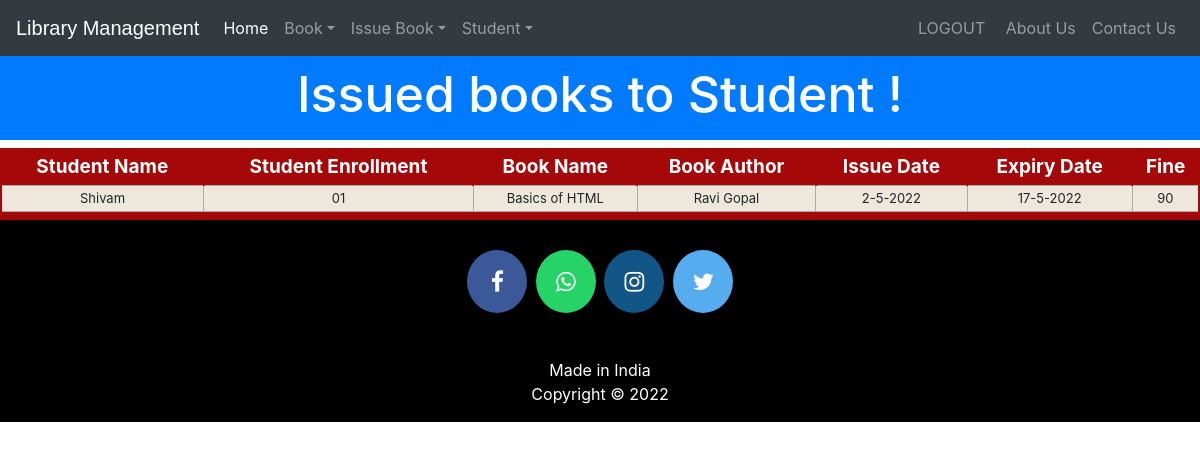
The page /viewissuedbook (signed in) on the database its author committed.
### library/models.py (models this page shows, shortened)
class StudentExtra(models.Model):
    user=models.OneToOneField(User,on_delete=models.CASCADE)
    enrollment = models.CharField(max_length=40)
    branch = models.CharField(max_length=40)
    @property
    def get_name(self):
        return self.user.first_name

class Book(models.Model):
    catchoice= [
        ('education', 'Education'),
        ('entertainment', 'Entertainment'),
        ('comics', 'Comics'),
        ('biography', 'Biographie'),
        ('history', 'History'),
        ]
    name=models.CharField(max_length=30)
    isbn=models.PositiveIntegerField()
    author=models.CharField(max_length=40)
    category=models.CharField(max_length=30,choices=catchoice,default='education')

### library/views.py (the view)
# urls.py: path('viewissuedbook', views.viewissuedbook_view),
@login_required(login_url='adminlogin')
@user_passes_test(is_admin)
def viewissuedbook_view(request):
    issuedbooks=models.IssuedBook.objects.all()
    li=[]
    for ib in issuedbooks:
        issdate=str(ib.issuedate.day)+'-'+str(ib.issuedate.month)+'-'+str(ib.issuedate.year)
        expdate=str(ib.expirydate.day)+'-'+str(ib.expirydate.month)+'-'+str(ib.expirydate.year)
        days=(date.today()-ib.issuedate)
        print(date.today())
        d=days.days
        fine=0
        if d>15:
            day=d-15
            fine=day*10
        books=list(models.Book.objects.filter(isbn=ib.isbn))
        students=list(models.StudentExtra.objects.filter(enrollment=ib.enrollment))
        i=0
        for l in books:
            t=(students[i].get_name,students[i].enrollment,books[i].name,books[i].author,issdate,expdate,fine)
            i=i+1
            li.append(t)
    return render(request,'library/viewissuedbook.html',{'li':li})

### library/views.py (called while the page is built)
def is_admin(user):
    return user.groups.filter(name='ADMIN').exists()

### templates/library/viewissuedbook.html (shortened to what this page needs)
<!DOCTYPE html>
<html lang="en" dir="ltr">
  <head>
  </head>
  <body>
    {% include "library/navbaradmin.html" %}
    <br>
    <br>
    <h3 class="p-3 mb-2 bg-primary text-white" style = 'font-size: 50px;text-align:center;margin-bottom:0px;'>Issued books to Student !</h3>
{% if li%}
    <table class="redTable">
    <thead>
    <tr>
    <th>Student Name</th>
    <th>Student Enrollment</th>
    <th>Book Name</th>
    <th>Book Author</th>
    <th>Issue Date</th>
    <th>Expiry Date</th>
    <th>Fine</th>
    </tr>
    </thead>
    <tfoot>
    <tr>
    <td colspan="7">
    </td>
    </tr>
    </tfoot>
    <tbody>
      {% for t in li %}
        <tr>
          <td>{{t.0}}</td>
          <td>{{t.1}}</td>
          <td>{{t.2}}</td>
          <td>{{t.3}}</td>
          <td>{{t.4}}</td>
          <td>{{t.5}}</td>
          <td>{{t.6}}</td>
        </tr>
        {%endfor%}
    </tbody>
    </table>
    {%else%}
    <h1> 0 book Issued</h1>
    {%endif%}
  {% include "library/footer.html" %}
  </body>
</html>

### templates/library/viewissuedbook.html (style rules this page uses)
table.redTable { border: 2px solid #A40808; background-color: #EEE7DB; width: 100%; text-align: center; border-collapse: collapse; }
table.redTable td, table.redTable th { border: 1px solid #AAAAAA; padding: 3px 2px; }
table.redTable tbody td { font-size: 13px; }
table.redTable thead { background: #A40808; }
table.redTable thead th { font-size: 19px; font-weight: bold; color: #FFFFFF; text-align: center; border-left: 2px solid #A40808; }
table.redTable thead th:first-child { border-left: none; }
table.redTable tfoot { font-size: 13px; font-weight: bold; color: #FFFFFF; background: #A40808; }
table.redTable tfoot td { font-size: 13px; }

### rows shown on the page
StudentExtra: enrollment "01"
Book: name "Basics of HTML", author "Ravi Gopal"

### other values the page prints
{{ t.0 }} "Shivam"
{{ t.4 }} "2-5-2022"
{{ t.5 }} "17-5-2022"
{{ t.6 }} "90"
